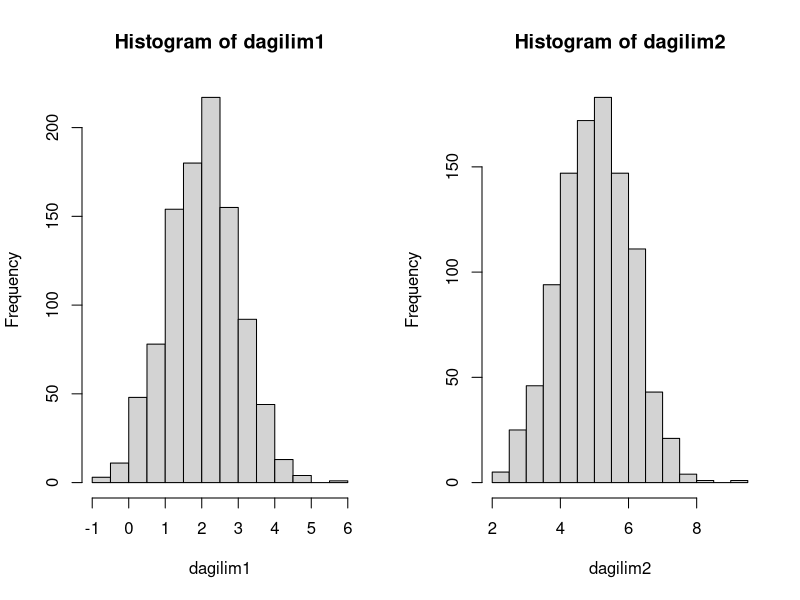
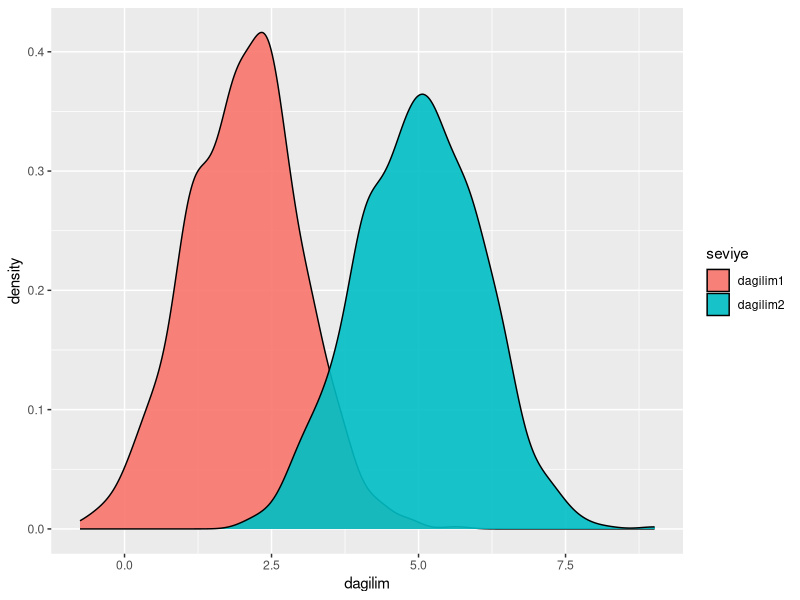
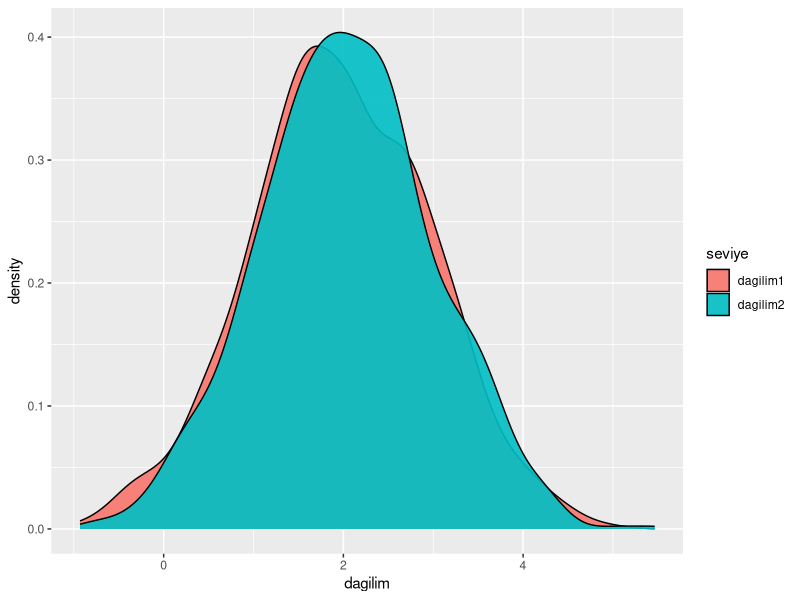
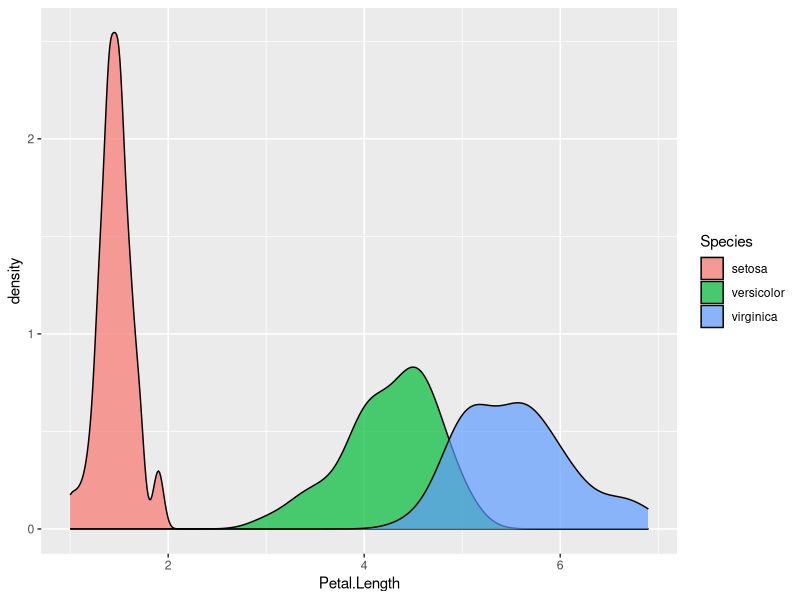

These figures' R source, in order:
## ---- chunk 1
dagilim1 <- rnorm(n = 1000, mean = 2, sd = 1)
dagilim2 <- rnorm(n = 1000, mean = 5, sd = 1)
## ---- chunk 2
par(mfrow=c(1,2))
hist(dagilim1)
hist(dagilim2)
## ---- chunk 3
sim <- data.frame(
  dagilim = c(dagilim1, dagilim2), 
  seviye = c(
    rep("dagilim1", 1000), 
    rep("dagilim2", 1000)
    )
  )

library(ggplot2)

ggplot(data = sim, aes(x=dagilim)) + geom_density(aes(fill = seviye), alpha = 0.9)
## ---- chunk 4
test <- t.test(x = dagilim1, y = dagilim2)

test
## ---- chunk 5
test$p.value
## ---- chunk 6
test$p.value
## ---- chunk 7
test$p.value < 0.001
## ---- chunk 8
test
## ---- chunk 9
dagilim1 <- rnorm(n = 1000, mean = 2, sd = 1)
dagilim2 <- rnorm(n = 1000, mean = 2, sd = 1)

sim <- data.frame(
  dagilim = c(dagilim1, dagilim2), 
  seviye = c(
    rep("dagilim1", 1000), 
    rep("dagilim2", 1000)
    )
  )

library(ggplot2)

ggplot(data = sim, aes(x=dagilim)) + geom_density(aes(fill = seviye), alpha = 0.9)

## ---- chunk 10
test <- t.test(x = dagilim1, y = dagilim2)

test
## ---- chunk 11
test$p.value< 0.001
## ---- chunk 12
ggplot(data = iris, aes(x = Petal.Length)) + geom_density(aes(fill = Species), alpha = 0.7)
## ---- chunk 13
versicolor_petal_length  <- iris$Petal.Length[iris$Species == "versicolor"]
virginica_petal_length  <- iris$Petal.Length[iris$Species == "virginica"]
## ---- chunk 14
test <- t.test(x = versicolor_petal_length, y = virginica_petal_length)
## ---- chunk 15
test
## ---- chunk 16
test$p.value < 0.05
